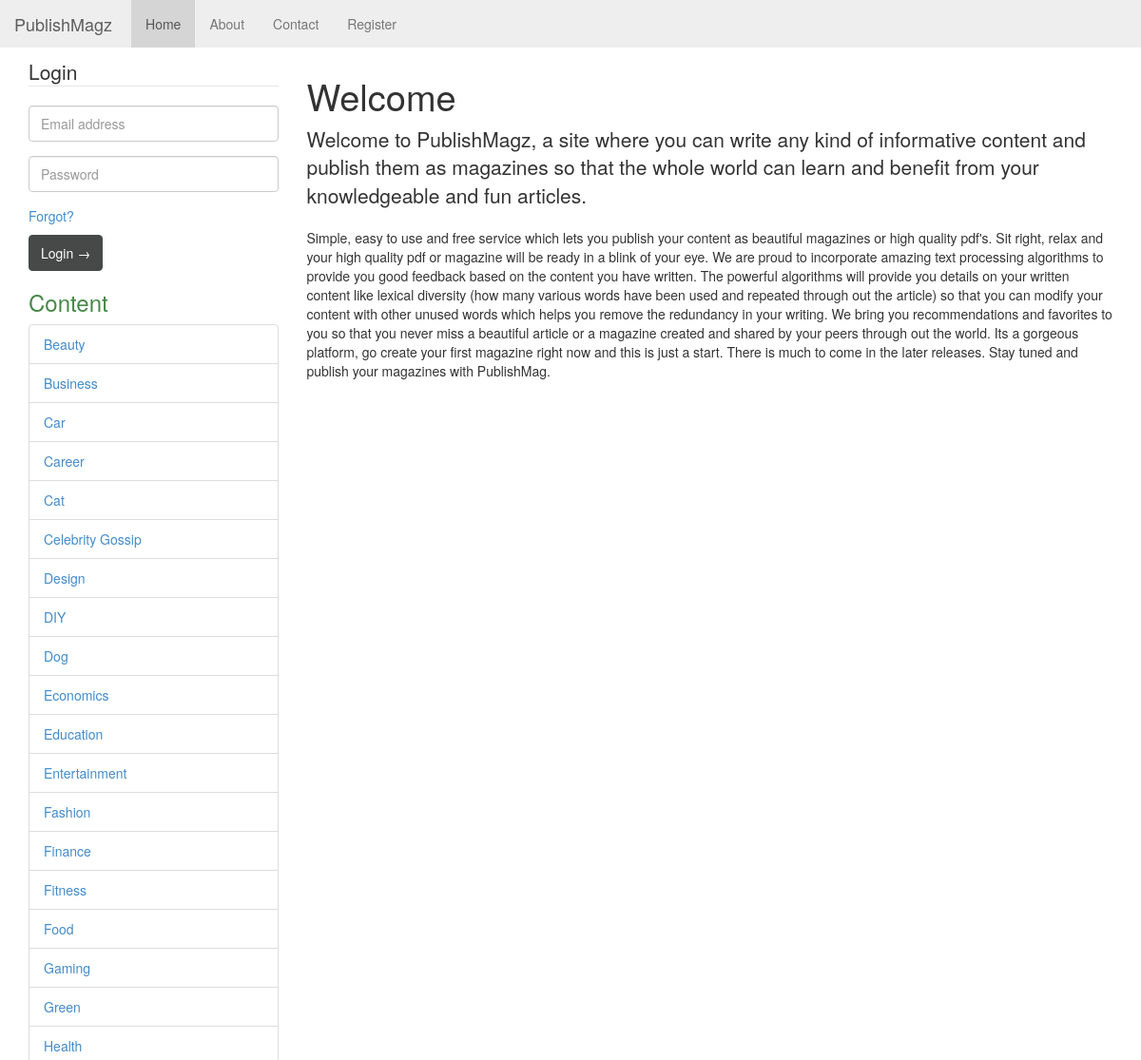
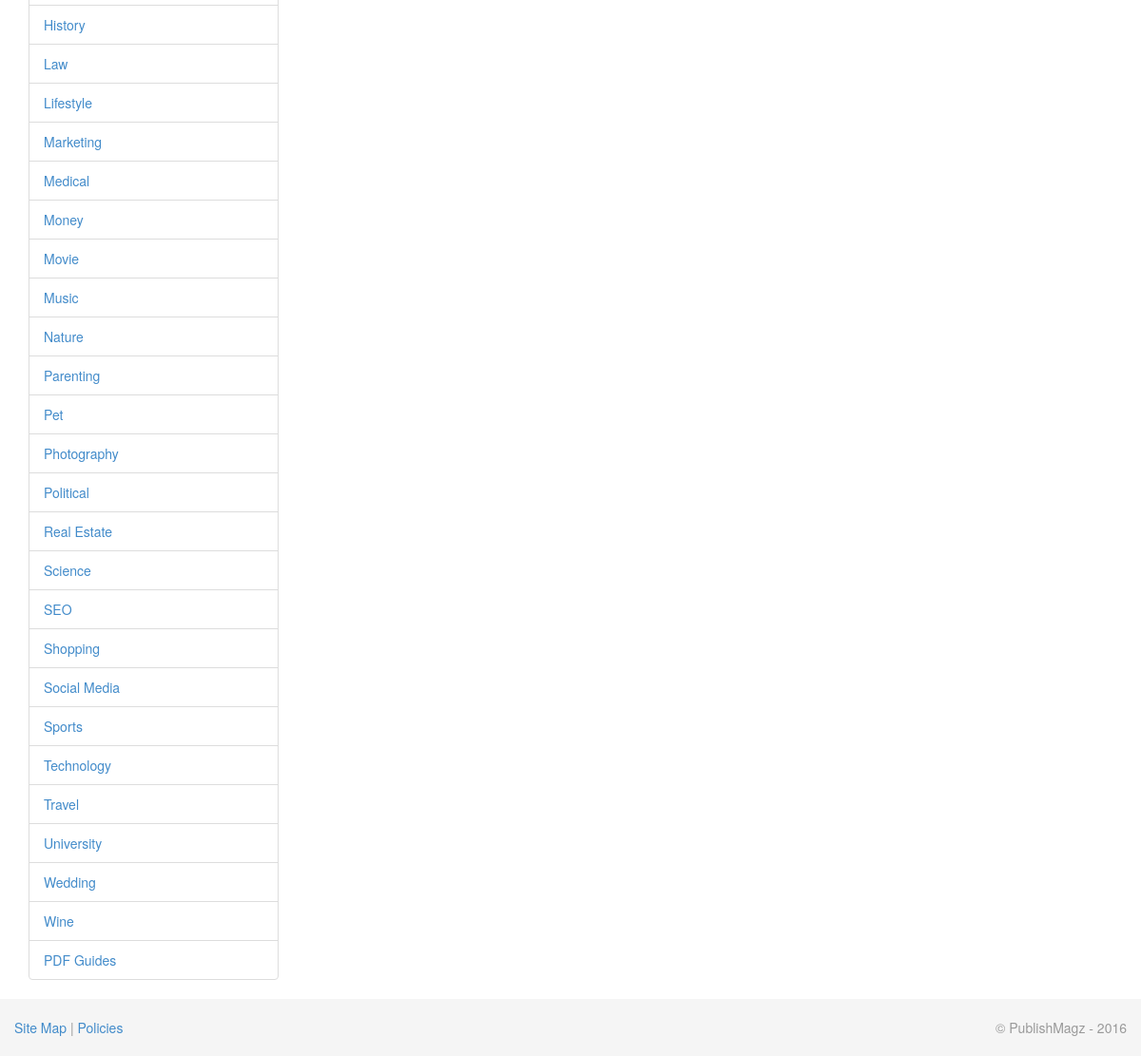
The page /html/index.php on the database its author committed (2 pictures, top to bottom).
### tables this page shows
CREATE TABLE `categories` (
	`id` SMALLINT UNSIGNED NOT NULL AUTO_INCREMENT,
	`category` VARCHAR(45) NOT NULL,
	PRIMARY KEY (`id`),
	UNIQUE INDEX `category_UNIQUE` (`category` ASC) 
);

### html/includes/category_list.inc.php (the view)
      <div class="container">
		<div class="row">
			<div class="col-3">
			<?php
if (!isset($_SESSION['user_id'])) {
	require('includes/login_form.inc.php');
}
?>
				<h3 class="text-success">Content</h3>
			<div class="list-group">
<?php
$q = 'SELECT * FROM categories ORDER BY category';
$r = mysqli_query($dbc, $q);
while (list($id, $category) = mysqli_fetch_array($r, MYSQLI_NUM)) {
	echo '<a href="category.php?id=' . $id . '" class="list-group-item" title="' . $category . '">' . htmlspecialchars($category) . '
	</a>';
}
?>
			  <a href="pdfs.php" class="list-group-item" title="PDFs">PDF Guides
			  </a>
			</div>
			</div>
		  <div class="col-9">

### html/includes/login_form.inc.php (shortened to what this page needs)
<?php
if (!isset($login_errors)) $login_errors = array();
require('./includes/form_functions.inc.php');
?>
<form action="index.php" method="post" accept-charset="utf-8">
	<fieldset>
		<legend>Login</legend>
		<?php
		create_form_input('email', 'email', '', $login_errors, array('placeholder'=>'Email address'));
		echo '<span class="help-block"><a href="forgot_password.php">Forgot?</a></span>';
		?>
	<button type="submit" class="btn btn-default">Login &rarr;</button>
	</fieldset>
</form>

### html/includes/form_functions.inc.php (shortened to what this page needs)
<?php
function create_form_input($name, $type, $label = '', $errors = array(), $options = array()) {
	$value = false;
	echo '<div class="form-group';
	if (array_key_exists($name, $errors)) echo ' has-error';
	echo '">';
	if ( ($type === 'text') || ($type === 'password') || ($type === 'email')) {
		echo '<input type="' . $type . '" name="' . $name . '" id="' . $name . '" class="form-control"';
		if ($value) echo ' value="' . htmlspecialchars($value) . '"';
		if (!empty($options) && is_array($options)) {
			foreach ($options as $k => $v) {
				echo " $k=\"$v\"";
			}
		}
		echo '>';
	}
	echo '</div>';
}

### html/index.php (shortened to what this page needs)
<?php
include('./includes/category_list.inc.php');
?>
<h1>Welcome  <?php if(isset($_SESSION['username'])) echo $_SESSION['username'];?></h1>
 <p class="lead">Welcome to PublishMagz, a site where you can write any kind of informative content and publish them as magazines so that the whole world can learn and benefit from your knowledgeable and fun articles.</p>
	<p>Simple, easy to use and free service which lets you publish your content as beautiful magazines or high quality pdf's. Sit right, relax and your high quality pdf or magazine will be ready in a blink of your eye. We are proud to incorporate amazing text processing algorithms to provide you good feedback based on the content you have written. The powerful algorithms will provide you details on your written content like lexical diversity (how many various words have been used and repeated through out the article) so that you can modify your content with other unused words which helps you remove the redundancy in your writing. We bring you recommendations and favorites to you so that you never miss a beautiful article or a magazine created and shared by your peers through out the world. Its a gorgeous platform, go create your first magazine right now and this is just a start. There is much to come in the later releases. Stay tuned and publish your magazines with PublishMag.</p>

### html/css/sticky-footer-navbar.css (style rules this page uses)
html, body { height: 100%; }
#wrap { min-height: 100%; height: auto !important; height: 100%; margin: 0 auto -60px; padding: 0 0 60px; }
#footer { height: 60px; background-color: #f5f5f5; }
#wrap > .container { padding: 60px 15px 0; }
.container .credit { margin: 20px 0; }

### rows shown on the page
categories: category "Beauty"
categories: category "Business"
categories: category "Car"
categories: category "Career"
categories: category "Cat"
categories: category "Celebrity Gossip"
categories: category "Design"
categories: category "DIY"
categories: category "Dog"
categories: category "Economics"
categories: category "Education"
categories: category "Entertainment"
categories: category "Fashion"
categories: category "Finance"
categories: category "Fitness"
categories: category "Food"
categories: category "Gaming"
categories: category "Green"
categories: category "Health"
categories: category "History"
categories: category "Law"
categories: category "Lifestyle"
categories: category "Marketing"
categories: category "Medical"
categories: category "Money"
categories: category "Movie"
categories: category "Music"
categories: category "Nature"
categories: category "Parenting"
categories: category "Pet"
categories: category "Photography"
categories: category "Political"
categories: category "Real Estate"
categories: category "Science"
categories: category "SEO"
categories: category "Shopping"
categories: category "Social Media"
categories: category "Sports"
categories: category "Technology"
categories: category "Travel"
categories: category "University"
categories: category "Wedding"
categories: category "Wine"
